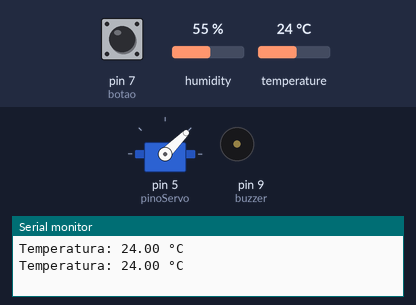
A sketch run on a simulated Arduino Uno, built with avr-gcc and run on an emulated ATmega328P. Parts: servo, buzzer (waves = sounding), the last lines printed to the serial monitor. The test bench sets the inputs (shaded band); at power-on: pin 7 (botao) HIGH, temperature 24 °C, humidity 55 %.

Above: at 2.8 s.
2.9 s: pin 7 (botao) pulled LOW for 2.35 s
At 5.2 s:
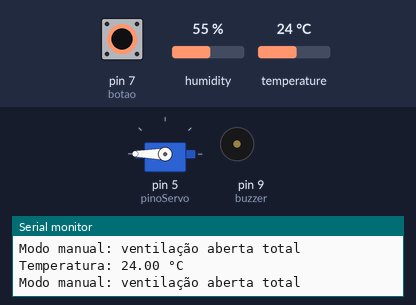
7.0 s: temperature set to 12 °C
At 7.9 s:
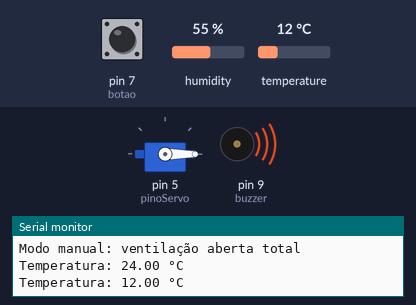
9.7 s: temperature set to 19 °C
At 12.7 s:
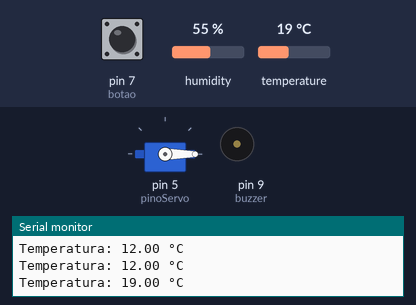
13.1 s: temperature set to 28 °C
At 15.1 s:
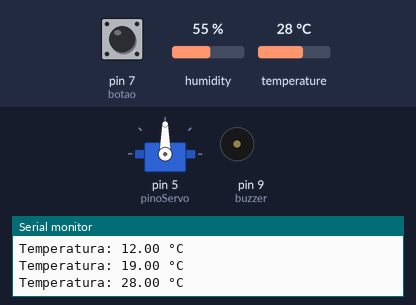
15.8 s: temperature set to 33 °C
At 18.7 s:
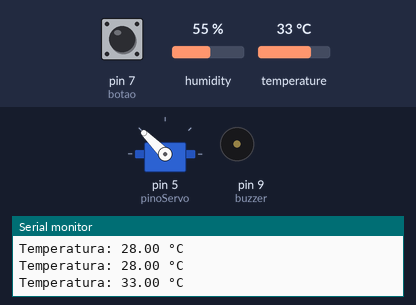
19.2 s: temperature set to 41 °C
At 21.1 s:
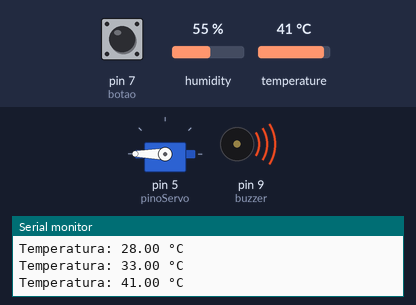
Timing chart, 0 to 22.6 s (numbered marks = the images above; inputs shaded):
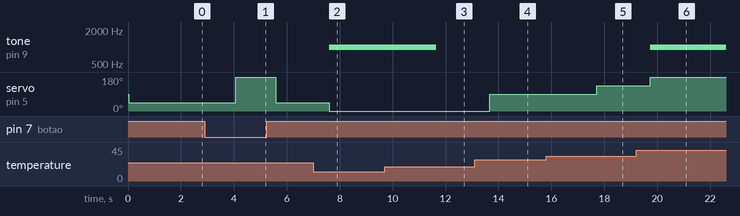

Measured:
- after the input at 2.9 s, servo on pin 5 (pinoServo): 45° → 180° after 1.2 s, → 45° 1.5 s later
- after the input at 7.0 s, tone on pin 9 (buzzer): silent → 1000 Hz after 0.60 s; servo on pin 5 (pinoServo): 45° → 0° after 0.60 s
- after the input at 9.7 s, tone on pin 9 (buzzer): 1000 Hz → silent after 1.9 s
- after the input at 13.1 s, servo on pin 5 (pinoServo): 0° → 90° after 0.57 s
- after the input at 15.8 s, servo on pin 5 (pinoServo): 90° → 135° after 1.9 s
- after the input at 19.2 s, tone on pin 9 (buzzer): silent → 1000 Hz after 0.54 s; servo on pin 5 (pinoServo): 135° → 180° after 0.54 s

The sketch:

arduino.ino
```cpp
#include <DHT.h>
#include <Servo.h>

#define DHTPIN 2
#define DHTTYPE DHT11
const int pinoServo = 5;
const int buzzer = 9;
const int botao = 7;

DHT dht(DHTPIN, DHTTYPE);
Servo servo;

void setup() {
  Serial.begin(9600);
  dht.begin();
  servo.attach(pinoServo);
  pinMode(buzzer, OUTPUT);
  pinMode(botao, INPUT_PULLUP);
}

void loop() {
  float temperatura = dht.readTemperature();

  if (isnan(temperatura)) {
    Serial.println("Erro ao ler DHT11!");
    return;
  }

  Serial.print("Temperatura: ");
  Serial.print(temperatura);
  Serial.println(" °C");

  if (digitalRead(botao) == LOW) {
    servo.write(180);
    noTone(buzzer);
    Serial.println("Modo manual: ventilação aberta total");
    delay(500);
    return;
  }

  int angulo = 0;
  if (temperatura < 20) {
    angulo = 0;
  } else if (temperatura < 25) {
    angulo = 45;
  } else if (temperatura < 30) {
    angulo = 90;
  } else if (temperatura < 35) {
    angulo = 135;
  } else {
    angulo = 180;
  }

  servo.write(angulo);

  if (temperatura < 15 || temperatura > 40) {
    tone(buzzer, 1000);
  } else {
    noTone(buzzer);
  }

  delay(2000);
}
```
